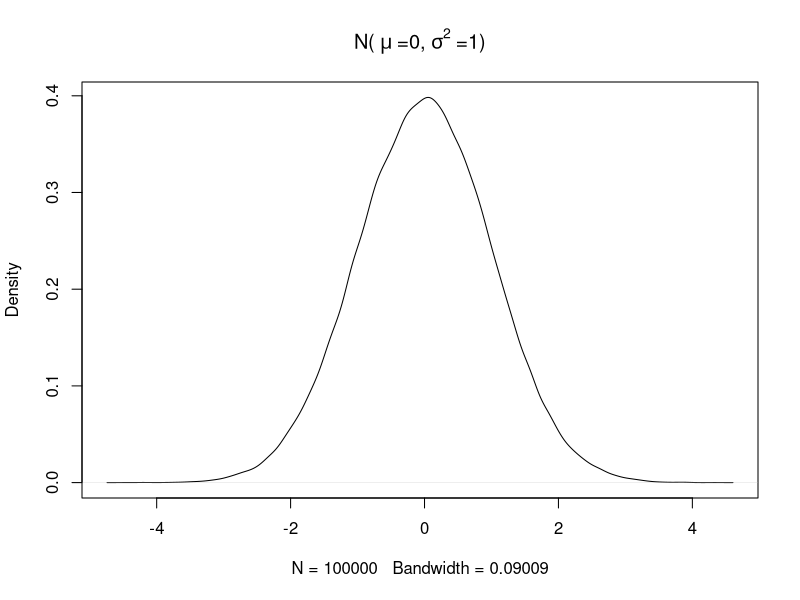
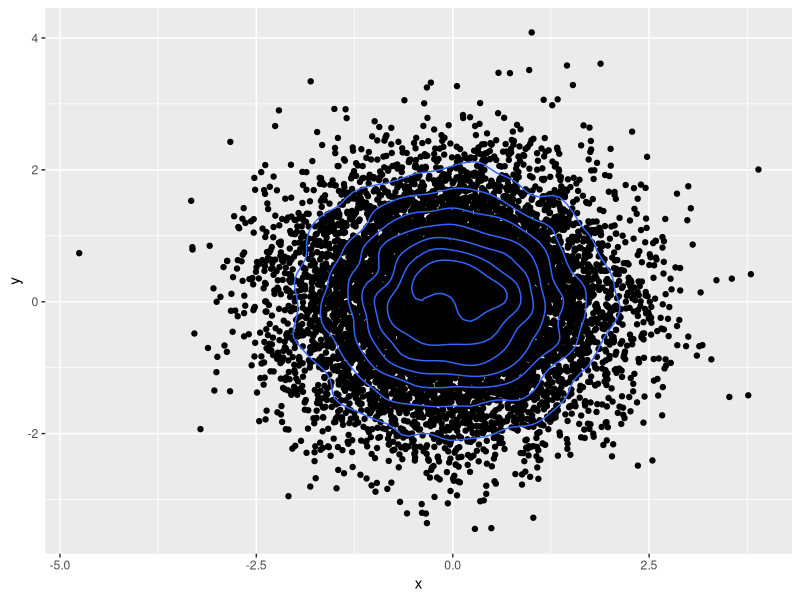

The R source for these figures, in order: (Note: this script raises an error after producing the figures.)
## ---- chunk 1
knitr::opts_chunk$set(echo = TRUE)
## ---- chunk 2
set.seed(0)
plot(density(rnorm(100000)),main = bquote("N("~mu~"=0,"~sigma^2~"=1)"))
## ---- chunk 3
library(ggplot2)
df = data.frame(x= rnorm(10000),y =rnorm(10000))
ggplot(df,aes(x=x,y=y)) + geom_point()+geom_density_2d()
## ---- chunk 4

gaussian_2d <- data.frame(rmvnorm(10000,mean= c(0,0),sigma = matrix(c(1,0.7,0.7,1),ncol=2)))
ggplot(gaussian_2d,aes(x=X1,y=X2)) + geom_point()+geom_density_2d() + labs(x='x',y='y')

## ---- chunk 5
gaussian_2d <- data.frame(rmvnorm(10000,mean= c(0,0),sigma = matrix(c(1,-0.7,-0.7,1),ncol=2)))
ggplot(gaussian_2d,aes(x=X1,y=X2)) + geom_point()+geom_density_2d() + labs(x='x',y='y')
## ---- chunk 6
plot(pressure)
